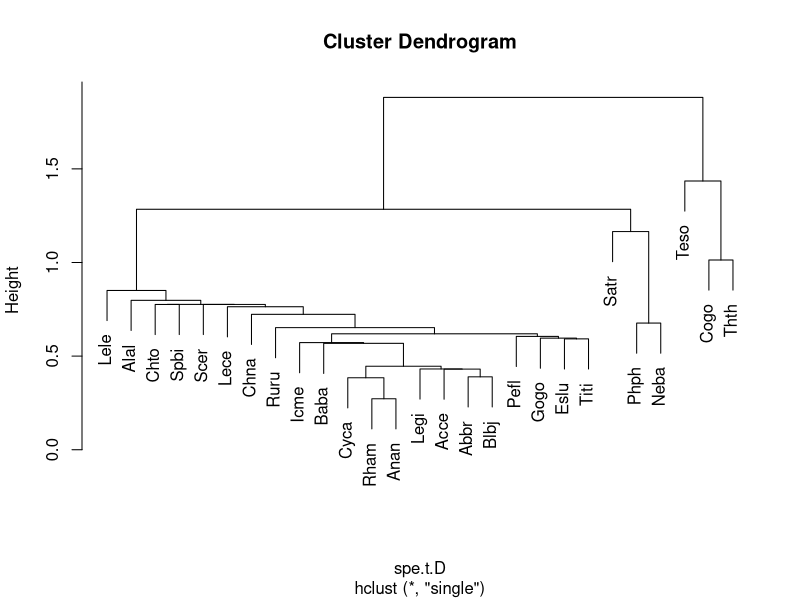
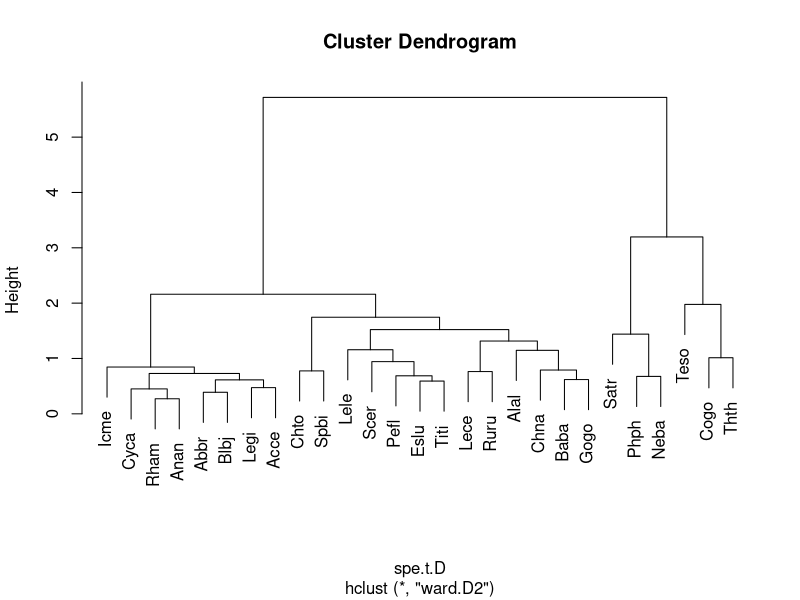
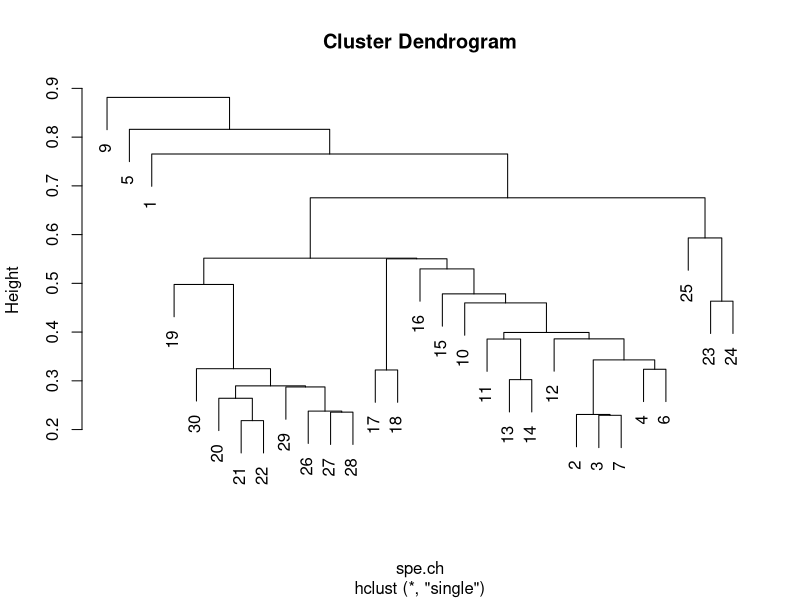
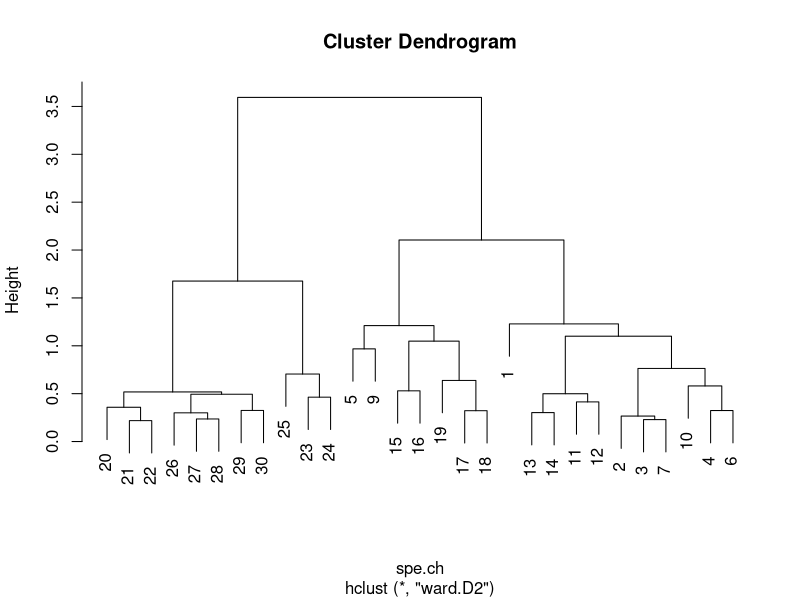
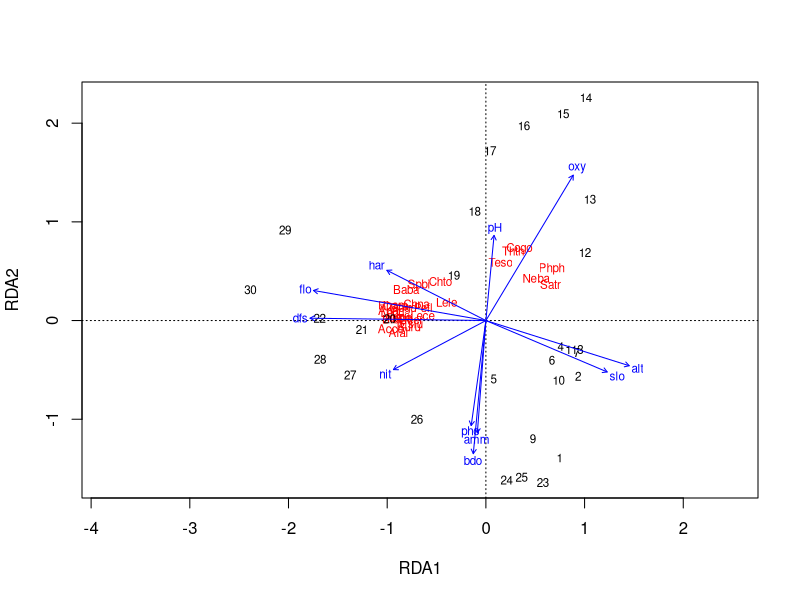
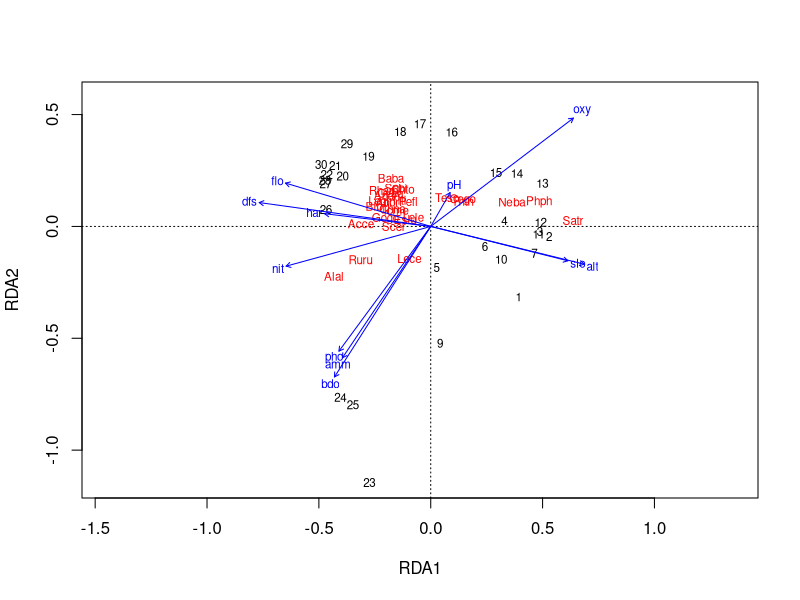

R code for these plots, in order:
install.packages("ade4")
install.packages("vegan")
install.packages("gclus")
install.packages("FD")
install.packages("factoextra")
install.packages("caret")
install.packages("cluster")
library(ade4)
library(tidyverse)
library(caret)
library(dplyr)
library(vegan)
library(gclus)
library(cluster)


#task1

#Read in the doubs into your R and delete the site 8 which has no fishes
data(doubs,package = "ade4") 
fish <-doubs$fish
fish <- doubs$fish %>% mutate(fish,tfs=rowSums(doubs$fish))
total_fish<-subset(fish,tfs!=0)
#Find the most species and how many species the place has
spe<-doubs$fish 
summary(spe)
#delete no fishes site
spe<-spe[-8,]
env<-doubs$env
env<-env[-8,]
#env<-doubs$env
seq(along=total_fish[,28])[total_fish[,28]==max(total_fish[,28])]
seq(along=total_fish[,28])[total_fish[,28]==min(total_fish[,28])]
max<-max(total_fish$tfs)
min<-min(total_fish$tfs)
#Which species is most widespread (i.e. found in most locations)?
mw_species=data.frame()
for (i in 1:27){
  null_0 <-sum(total_fish[,i]==0)
  mw_species=rbind(mw_species,cbind(colnames(total_fish[i]),null_0))
}
head(mw_species)
mw_species
seq(along=mw_species[,2])[mw_species[,2]==min(mw_species[,2])]
min_species<-min(mw_species$null_0)


#task2

#Select a suitable association measure of species
spe.t<-t(spe)
spe.t.chi<-decostand(spe.t,"chi.square")
spe.t.D<-dist(spe.t.chi)
#Calculate ward & single minimum variance clustering
spe.t.chi.single<-hclust(spe.t.D,method = "single")
plot(spe.t.chi.single)
spe.t.chi.ward <- hclust(spe.t.D, method="ward.D2")
plot(spe.t.chi.ward)
#Q mode aggregated the locations
spe.norm<-decostand(spe,"normalize")
#Calculate the string distance matrix between quadrat
spe.ch<-vegdist(spe.norm,"euc")
#Calculate the Chord distance clustering
spe.dc<- vegdist(spe.norm)
spe.hel<-decostand(spe,"hel")
#Hellinger matrix
spe.dh<-vegdist(spe.hel)
#Calculate single & ward minimum variance clustering
spe.ch.single<-hclust(spe.ch,method = "single")
plot(spe.ch.single)
spe.ch.ward <- hclust(spe.ch, method="ward.D2")
plot(spe.ch.ward)


#task3

#choose the right analytic method
print(decorana(t(spe)))
#Axis length is 3.0~4.0, so RDA analysis is selected
RDA<-rda(spe,env,scale=T)
#Extract data
spe_rda<-data.frame(RDA$CCA$u[,1:2],rownames(env))
colnames(spe_rda)=c("RDA1","RDA2","samples")
#Extraction species score
spe_rda_score<-data.frame(RDA$CCA$v[,1:2])
#Calculate the axis label data (= axis eigenvalues /sum(all axis eigenvalues)
RDA1=round(RDA$CCA$eig[1]/sum(RDA$CCA$eig)*100,2)
RDA2=round(RDA$CCA$eig[2]/sum(RDA$CCA$eig)*100,2)
plot(RDA)
#Species data Hellinger pre-transformation）
spe_hel <- decostand(spe, method = 'hellinger')
#Use all environmental data
rda_tb <- rda(spe_hel~., env, scale = FALSE)
#Drawing
plot(rda_tb)
